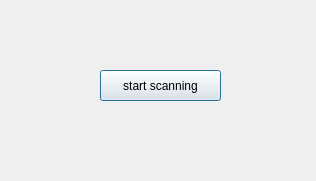
<?xml version="1.0" encoding="UTF-8"?>
<ui version="4.0">
 <class>Dialog</class>
 <widget class="QDialog" name="Dialog">
  <property name="geometry">
   <rect>
    <x>0</x>
    <y>0</y>
    <width>316</width>
    <height>181</height>
   </rect>
  </property>
  <property name="windowTitle">
   <string>Dialog</string>
  </property>
  <widget class="QPushButton" name="scan_button">
   <property name="geometry">
    <rect>
     <x>100</x>
     <y>70</y>
     <width>121</width>
     <height>31</height>
    </rect>
   </property>
   <property name="text">
    <string>start scanning</string>
   </property>
  </widget>
 </widget>
 <resources/>
 <connections/>
</ui>
